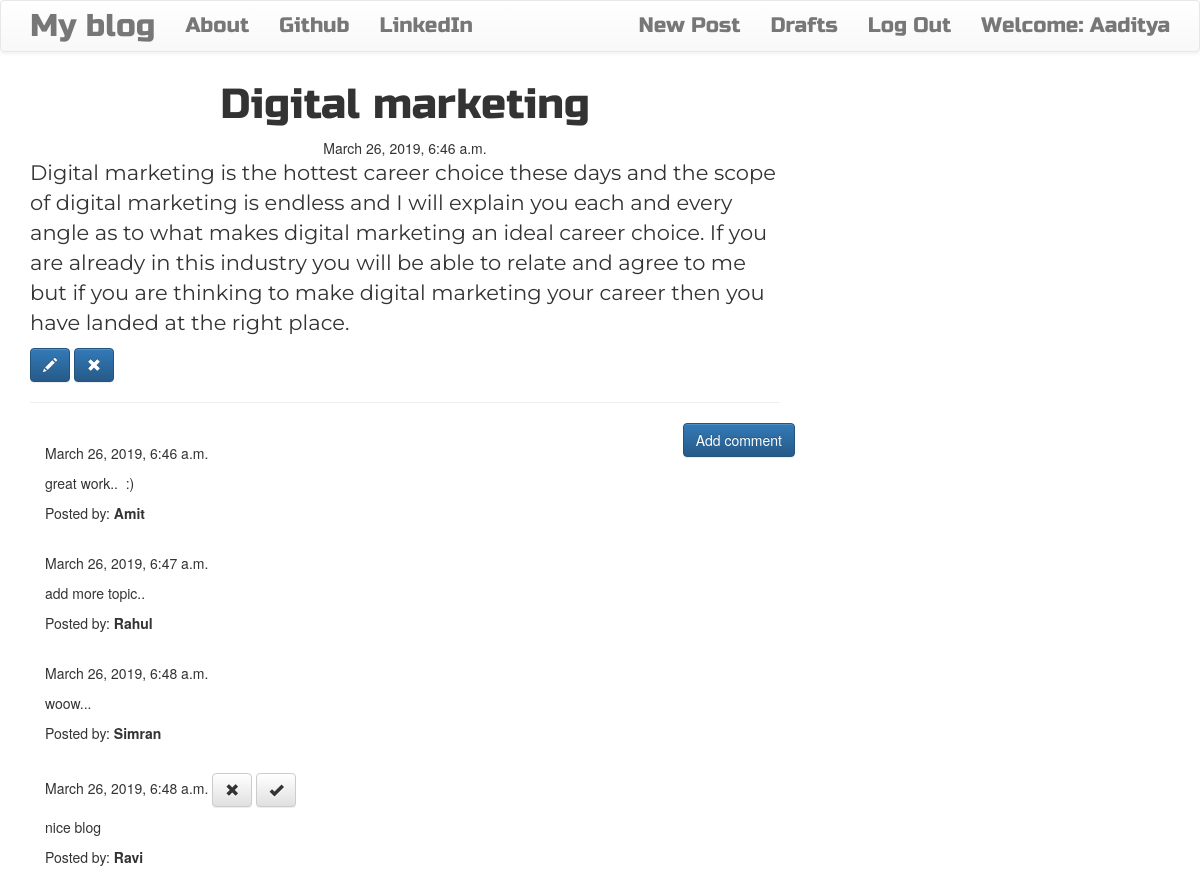
The app's page /post/7 (signed in) with its own data.
### blog/models.py (models this page shows, shortened)
class Post(models.Model):
    author = models.ForeignKey('auth.User',on_delete=models.CASCADE,)
    title = models.CharField(max_length=200)
    text = models.TextField()
    created_date = models.DateTimeField(default=timezone.now)
    published_date = models.DateTimeField(blank=True, null=True)

class Comment(models.Model):
    post = models.ForeignKey('blog.Post', related_name='comments',on_delete=models.CASCADE,)
    author = models.CharField(max_length=200)
    text = models.TextField()
    created_date = models.DateTimeField(default=timezone.now)
    approved_comment = models.BooleanField(default=False)

### blog/views.py (the view)
# urls.py: re_path(r'^post/(?P<pk>\d+)$', views.PostDetailView.as_view(), name='post_detail'),
class PostDetailView(DetailView):
    model = Post

### blog/templates/blog/post_detail.html
{% extends 'blog/base.html' %}
{% block content %}
        <h1 class='posttitle loader'>{{ post.title }}</h1>
        {% if post.published_date %}
            <div class="date postdate">
                {{ post.published_date }}
            </div>
        {% else %}
            <a class="btn btn-default" href="{% url 'post_publish' pk=post.pk %}">Publish</a>
        {% endif %}
      <p class='postcontent' >{{ post.text|safe|linebreaksbr }}</p>
      {% if user.is_authenticated %}
          <a class="btn btn-primary" href="{% url 'post_edit' pk=post.pk %}"><span class="glyphicon glyphicon-pencil"></span></a>
          <a class="btn btn-primary" href="{% url 'post_remove' pk=post.pk %}"><span class="glyphicon glyphicon-remove"></span></a>
      {% endif %}
  <hr>
  <a class="btn btn-primary btn-comment" href="{% url 'add_comment_to_post' pk=post.pk %}">Add comment</a>
  <div class="container">
  {% for comment in post.comments.all %}
  <br>
      {% if user.is_authenticated or comment.approved_comment %}
              {{ comment.created_date }}
              {% if not comment.approved_comment %}
                  <a class="btn btn-default" href="{% url 'comment_remove' pk=comment.pk %}"><span class="glyphicon glyphicon-remove"></span></a>
                  <a class="btn btn-default" href="{% url 'comment_approve' pk=comment.pk %}"><span class="glyphicon glyphicon-ok"></span></a>
              {% endif %}
          <p>{{ comment.text|safe|linebreaks }}</p>
          <p>Posted by: <strong>{{ comment.author }}</strong></p>
      {% endif %}
  {% empty %}
      <p>No comments posted.</p>
  {% endfor %}
</div>
{% endblock %}

### blog/templates/blog/base.html (shortened to what this page needs)
<!DOCTYPE html>
{% load staticfiles %}
<html lang="en" dir="ltr">
  <head>
    <link rel="stylesheet" href="https://maxcdn.bootstrapcdn.com/bootstrap/3.3.7/css/bootstrap.min.css">
    <link rel="stylesheet" href="https://maxcdn.bootstrapcdn.com/bootstrap/3.3.7/css/bootstrap-theme.min.css">
    <link rel="stylesheet" href="//cdn.jsdelivr.net/npm/medium-editor@latest/dist/css/medium-editor.min.css" type="text/css" media="screen" charset="utf-8">
    <link rel="stylesheet" href="{% static 'css/blog.css' %}">
  </head>
  <body class="loader">
  	<nav class="navbar navbar-default techfont custom-navbar">
  		<div class="container">
  			<ul class="nav navbar-nav">
  				<li><a class="navbar-brand bigbrand" href="{% url 'post_list' %}">My blog</a> </li>
  			    <li><a href="{% url 'about' %}">About</a></li>
  			    <li><a href="https://www.github.com">Github</a></li>
  			    <li><a href="https://www.linkedin.com">LinkedIn</a></li>
  			</ul>
  			<ul class="nav navbar-nav navbar-right">
  				{% if user.is_authenticated %}
  				<li>
  					<a href="{% url 'post_new' %}">New Post</a>
  				</li>
  				<li>
  					<a href="{% url 'post_draft_list' %}">Drafts</a>
  				</li>
  				<li>
  					<a href="{% url 'logout' %}">Log Out</a>
  				</li>
  				<li>
  					<a>Welcome: {{user.username }}</a>
  				</li>
  				  {% else %}
  				  <li><a class="nav navbar-right" href="{% url 'login' %}"><span class="glyphicon glyphicon-user"></span></a></li>
  				{% endif %}
  			</ul>
  		</div>
  	</nav>
  	<div class="content container">
  		<div class="row">
  			<div class="col-md-8">
  				<div class="blog_posts">
  					{% block content %}
  					{% endblock %}
  				</div>
  			</div>
  		</div>
  	</div>
  </body>
</html>

### blog/static/css/blog.css (style rules this page uses)
.techfont { font-family: 'Russo One', sans-serif; font-size: 1.5em; margin-bottom: 10px; }
.postdate { text-align: center; }
.posttitle { font-family: 'Russo One', sans-serif; font-size: 3em; text-align: center; }
.postcontent { font-family: 'Montserrat'; font-size: 1.5em; }
.btn-comment { position: absolute; right: 0px; }
.bigbrand { font-size: 1.5em; }
.loader { filter:hue-rotate(0deg); color: linear-gradient(45deg,#0f8,#08f); animation:hue 5000ms infinite linear; }

### records on screen
Post: title "Digital marketing", published_date "March 26, 2019, 6:46 a.m.", text "Digital marketing is the hottest career choice these days and the scope of digital marketing is endless and I will explain you each and every angle as to what makes digital marketing an ideal career choice. If you are already in this industry you will be able to relate and agree to me but if you are thinking to make digital marketing your career then you have landed at the right place."
Comment: created_date "March 26, 2019, 6:46 a.m.", text "great work.. :)", author "Amit"
Comment: created_date "March 26, 2019, 6:47 a.m.", text "add more topic..", author "Rahul"
Comment: created_date "March 26, 2019, 6:48 a.m.", text "woow...", author "Simran"
Comment: created_date "March 26, 2019, 6:48 a.m.", approved_comment False (drawn), text "nice blog", author "Ravi"

### other values on screen
{{ user.username }} "Aaditya"
